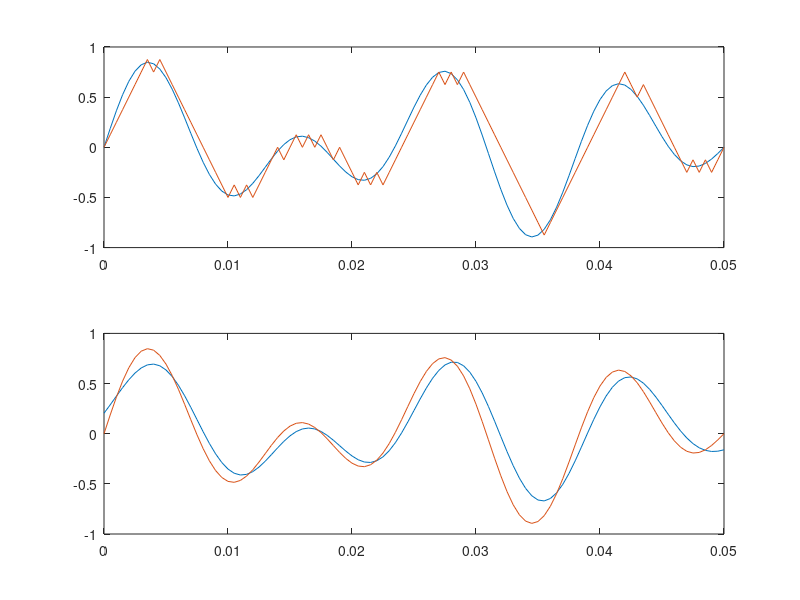

This figure's MATLAB source:
close all;
clc;
clear all;
%% modulation
Fs=2000;
t=0:1/Fs:0.05;
ss=1/8;
f1=50;
f2=80;
m = 0.4*sin(2*pi*f1.*t) + 0.5*sin(2*pi*f2.*t);

msize=length(m);
mq(1)=0;
for i = 1:msize
    if m(i)>= mq(i)
        mq(i+1) = mq(i)+ss;
        encode(i)=1; %error 1
    else
        mq(i+1) = mq(i)-ss;
        encode(i)=0; %error -1
    end
  
end
%% demod
size_encode=length(encode);
mqd(1)=0;
for i=1:size_encode
    if encode(i) == 1
        mqd(i+1)=mqd(i)+ss;
    else
        mqd(i+1)=mqd(i)-ss;
    end
    decode(i)= mqd(i);

end
cf = 0.1;
n= 100;
b=fir1(n,cf);
out=conv2(decode,b,'same');
figure;
subplot(211);
plot(t,m);
hold on
plot(t,decode);
hold off
subplot(212);
plot(t,out);
hold on
plot(t,m);
hold off
deger=max(40*sin(2*pi*f1.*t)+80*sin(2*pi*f2.*t))/Fs;





